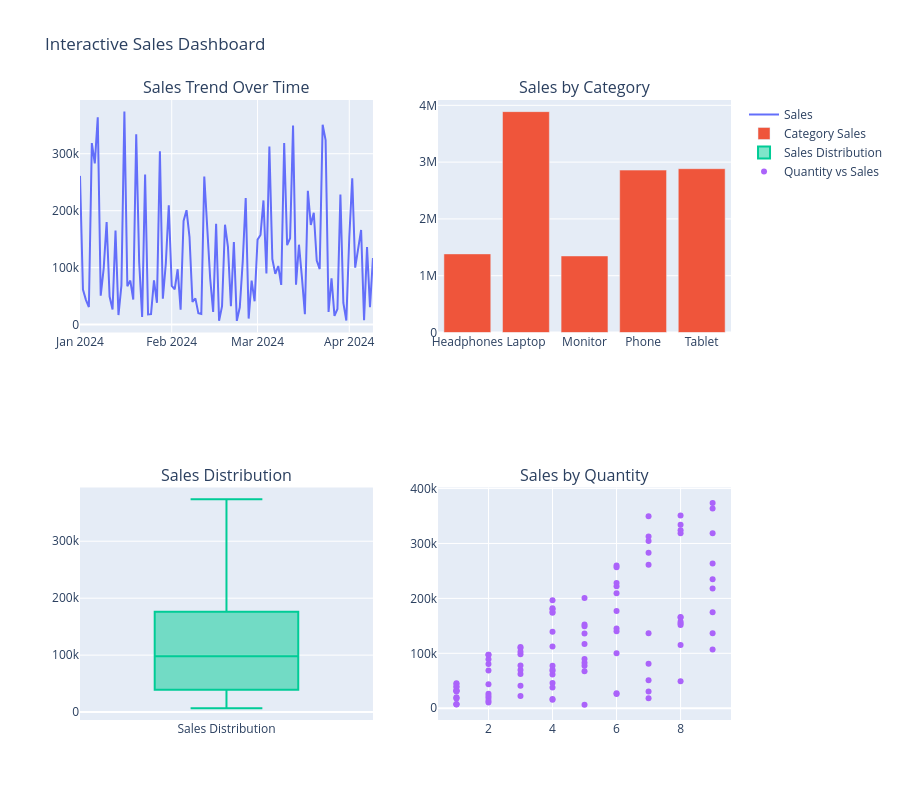

Write notebook code for a chart like this one.
### Markdown cell above
🔄 Dropdown Filter

### Code cell
fig = make_subplots(
    rows=2, cols=2,
    subplot_titles=(
        "Sales Trend Over Time",
        "Sales by Category",
        "Sales Distribution",
        "Sales by Quantity"
    )
)

# Sales trend
fig.add_trace(
    go.Scatter(
        x=df['Date'],
        y=df['Total_Sales'],
        mode='lines',
        name='Sales'
    ),
    row=1, col=1
)
# Category sales
category_sales = df.groupby('Product')['Total_Sales'].sum().reset_index()
fig.add_trace(
    go.Bar(
        x=category_sales['Product'],
        y=category_sales['Total_Sales'],
        name='Category Sales'
    ),
    row=1, col=2
)

# Sales distribution
fig.add_trace(
    go.Box(
        y=df['Total_Sales'],
        name='Sales Distribution'
    ),
    row=2, col=1
)

# Sales vs Quantity (if Quantity exists)
if 'Quantity' in df.columns:
    fig.add_trace(
        go.Scatter(
            x=df['Quantity'],
            y=df['Total_Sales'],
            mode='markers',
            name='Quantity vs Sales'
        ),
        row=2, col=2
    )

fig.update_layout(
    height=800,
    title="Interactive Sales Dashboard"
)

fig.show()

### Figure 1 — Plotly figure (JSON) as saved in the notebook; plotly's stock layout.template omitted (floating-point values rounded to 4 significant figures)
{"data": [{"mode": "lines", "name": "Sales", "type": "scatter", "x": ["2024-01-01", "2024-01-02", "2024-01-03", "2024-01-04", "2024-01-05", "2024-01-06", "2024-01-07", "2024-01-08", "2024-01-09", "2024-01-10", "2024-01-11", "2024-01-12", "2024-01-13", "2024-01-14", "2024-01-15", "2024-01-16", "2024-01-17", "2024-01-18", "2024-01-19", "2024-01-20", "2024-01-21", "2024-01-22", "2024-01-23", "2024-01-24", "2024-01-25", "2024-01-26", "2024-01-27", "2024-01-28", "2024-01-29", "2024-01-30", "2024-01-31", "2024-02-01", "2024-02-02", "2024-02-03", "2024-02-04", "2024-02-05", "2024-02-06", "2024-02-07", "2024-02-08", "2024-02-09", "2024-02-10", "2024-02-11", "2024-02-12", "2024-02-13", "2024-02-14", "2024-02-15", "2024-02-16", "2024-02-17", "2024-02-18", "2024-02-19", "2024-02-20", "2024-02-21", "2024-02-22", "2024-02-23", "2024-02-24", "2024-02-25", "2024-02-26", "2024-02-27", "2024-02-28", "2024-02-29", "2024-03-01", "2024-03-02", "2024-03-03", "2024-03-04", "2024-03-05", "2024-03-06", "2024-03-07", "2024-03-08", "2024-03-09", "2024-03-10", "2024-03-11", "2024-03-12", "2024-03-13", "2024-03-14", "2024-03-15", "2024-03-16", "2024-03-17", "2024-03-18", "2024-03-19", "2024-03-20", "2024-03-21", "2024-03-22", "2024-03-23", "2024-03-24", "2024-03-25", "2024-03-26", "2024-03-27", "2024-03-28", "2024-03-29", "2024-03-30", "2024-03-31", "2024-04-01", "2024-04-02", "2024-04-03", "2024-04-04", "2024-04-05", "2024-04-06", "2024-04-07", "2024-04-08", "2024-04-09"], "xaxis": "x", "y": [261100, 61624, 43492, 30895, 318680, 282940, 363870, 50834, 98373, 180092, 49280, 26466, 165240, 16780, 68894, 373932, 67440, 77288, 44045, 333992, 109554, 13426, 263475, 17838, 18382, 77844, 38298, 304465, 45467, 107118, 209400, 67988, 62088, 97204, 26034, 182060, 200885, 154048, 39924, 45976, 20083, 18616, 260100, 173712, 80488, 22064, 176994, 6720, 32297, 175392, 136440, 32524, 144960, 6540, 30387, 111405, 222330, 10544, 77375, 40872, 149200, 157288, 218016, 89620, 312564, 115048, 88974, 102909, 69687, 318762, 139372, 151712, 349510, 70048, 140286, 82980, 18221, 234990, 174825, 196404, 112392, 97538, 350888, 324144, 22365, 81137, 15356, 27468, 228222, 37932, 7148, 152655, 256878, 100002, 136549, 166160, 7647, 135980, 30717, 116880], "yaxis": "y"}, {"name": "Category Sales", "type": "bar", "x": ["Headphones", "Laptop", "Monitor", "Phone", "Tablet"], "xaxis": "x2", "y": [1384033, 3889210, 1348071, 2859394, 2884340], "yaxis": "y2"}, {"name": "Sales Distribution", "type": "box", "xaxis": "x3", "y": [261100, 61624, 43492, 30895, 318680, 282940, 363870, 50834, 98373, 180092, 49280, 26466, 165240, 16780, 68894, 373932, 67440, 77288, 44045, 333992, 109554, 13426, 263475, 17838, 18382, 77844, 38298, 304465, 45467, 107118, 209400, 67988, 62088, 97204, 26034, 182060, 200885, 154048, 39924, 45976, 20083, 18616, 260100, 173712, 80488, 22064, 176994, 6720, 32297, 175392, 136440, 32524, 144960, 6540, 30387, 111405, 222330, 10544, 77375, 40872, 149200, 157288, 218016, 89620, 312564, 115048, 88974, 102909, 69687, 318762, 139372, 151712, 349510, 70048, 140286, 82980, 18221, 234990, 174825, 196404, 112392, 97538, 350888, 324144, 22365, 81137, 15356, 27468, 228222, 37932, 7148, 152655, 256878, 100002, 136549, 166160, 7647, 135980, 30717, 116880], "yaxis": "y3"}, {"mode": "markers", "name": "Quantity vs Sales", "type": "scatter", "x": [7, 4, 2, 1, 8, 7, 9, 7, 3, 4, 8, 2, 8, 4, 2, 9, 5, 4, 1, 8, 3, 2, 9, 1, 2, 3, 1, 7, 1, 9, 6, 4, 3, 2, 6, 4, 5, 8, 1, 4, 1, 1, 6, 4, 2, 2, 6, 1, 1, 4, 9, 1, 6, 5, 7, 3, 6, 2, 5, 3, 5, 8, 9, 5, 7, 8, 2, 3, 3, 9, 4, 8, 7, 4, 6, 5, 7, 9, 9, 4, 4, 2, 8, 8, 3, 7, 4, 6, 6, 4, 1, 5, 6, 6, 7, 8, 1, 5, 1, 5], "xaxis": "x4", "y": [261100, 61624, 43492, 30895, 318680, 282940, 363870, 50834, 98373, 180092, 49280, 26466, 165240, 16780, 68894, 373932, 67440, 77288, 44045, 333992, 109554, 13426, 263475, 17838, 18382, 77844, 38298, 304465, 45467, 107118, 209400, 67988, 62088, 97204, 26034, 182060, 200885, 154048, 39924, 45976, 20083, 18616, 260100, 173712, 80488, 22064, 176994, 6720, 32297, 175392, 136440, 32524, 144960, 6540, 30387, 111405, 222330, 10544, 77375, 40872, 149200, 157288, 218016, 89620, 312564, 115048, 88974, 102909, 69687, 318762, 139372, 151712, 349510, 70048, 140286, 82980, 18221, 234990, 174825, 196404, 112392, 97538, 350888, 324144, 22365, 81137, 15356, 27468, 228222, 37932, 7148, 152655, 256878, 100002, 136549, 166160, 7647, 135980, 30717, 116880], "yaxis": "y4"}], "layout": {"annotations": [{"font": {"size": 16}, "showarrow": false, "text": "Sales Trend Over Time", "x": 0.225, "xanchor": "center", "xref": "paper", "y": 1, "yanchor": "bottom", "yref": "paper"}, {"font": {"size": 16}, "showarrow": false, "text": "Sales by Category", "x": 0.775, "xanchor": "center", "xref": "paper", "y": 1, "yanchor": "bottom", "yref": "paper"}, {"font": {"size": 16}, "showarrow": false, "text": "Sales Distribution", "x": 0.225, "xanchor": "center", "xref": "paper", "y": 0.375, "yanchor": "bottom", "yref": "paper"}, {"font": {"size": 16}, "showarrow": false, "text": "Sales by Quantity", "x": 0.775, "xanchor": "center", "xref": "paper", "y": 0.375, "yanchor": "bottom", "yref": "paper"}], "height": 800, "title": {"text": "Interactive Sales Dashboard"}, "xaxis": {"anchor": "y", "domain": [0, 0.45]}, "xaxis2": {"anchor": "y2", "domain": [0.55, 1]}, "xaxis3": {"anchor": "y3", "domain": [0, 0.45]}, "xaxis4": {"anchor": "y4", "domain": [0.55, 1]}, "yaxis": {"anchor": "x", "domain": [0.625, 1]}, "yaxis2": {"anchor": "x2", "domain": [0.625, 1]}, "yaxis3": {"anchor": "x3", "domain": [0, 0.375]}, "yaxis4": {"anchor": "x4", "domain": [0, 0.375]}}}
